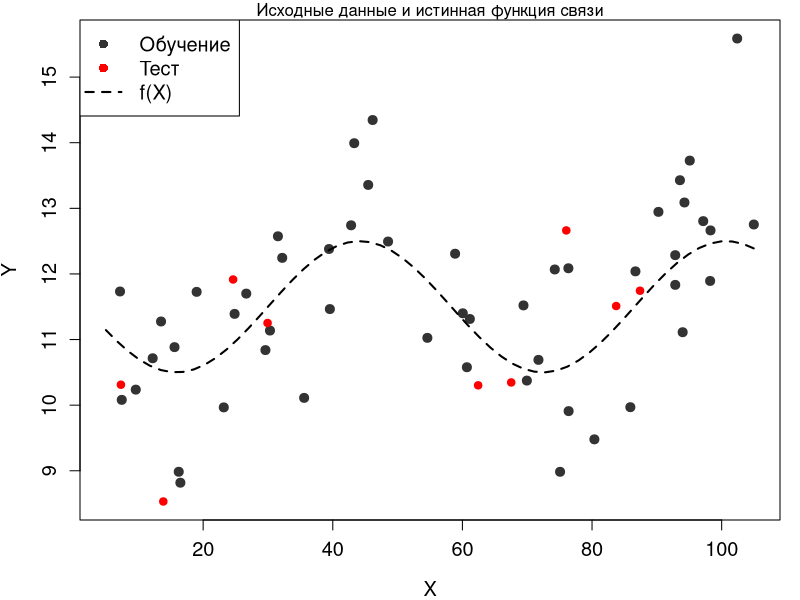
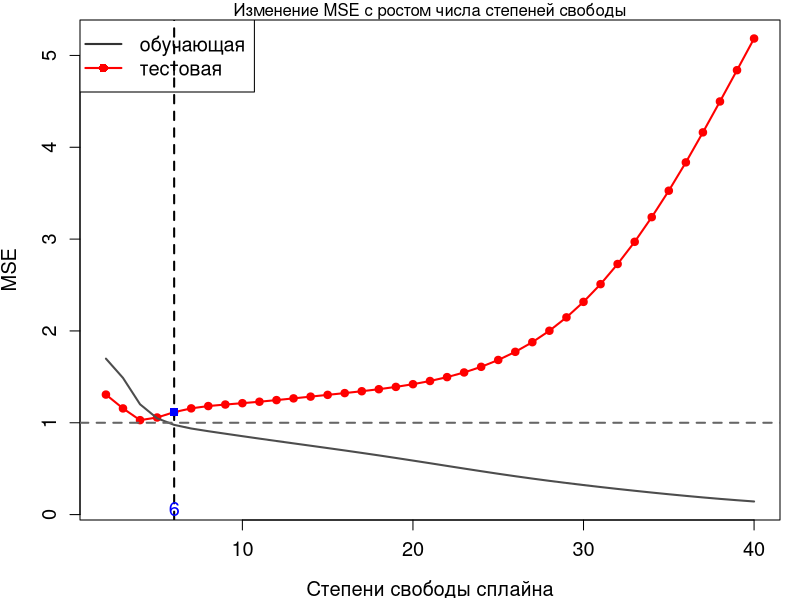
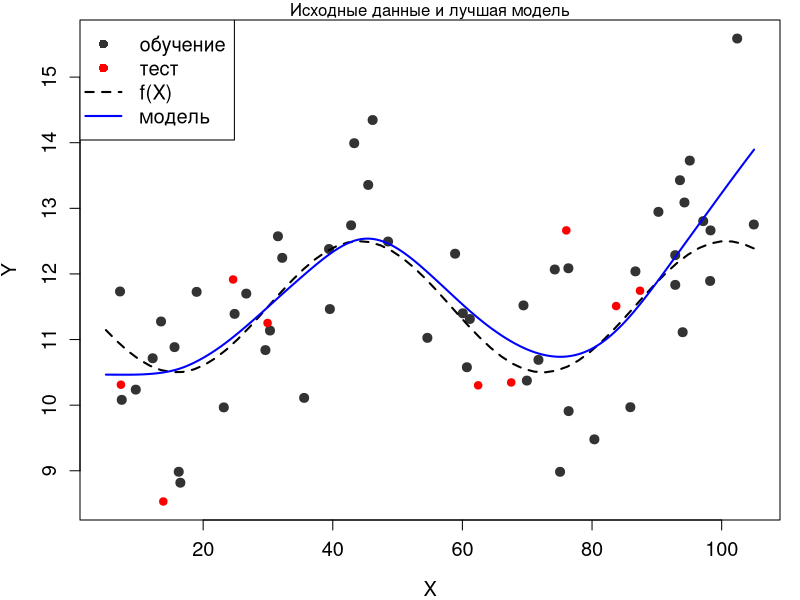
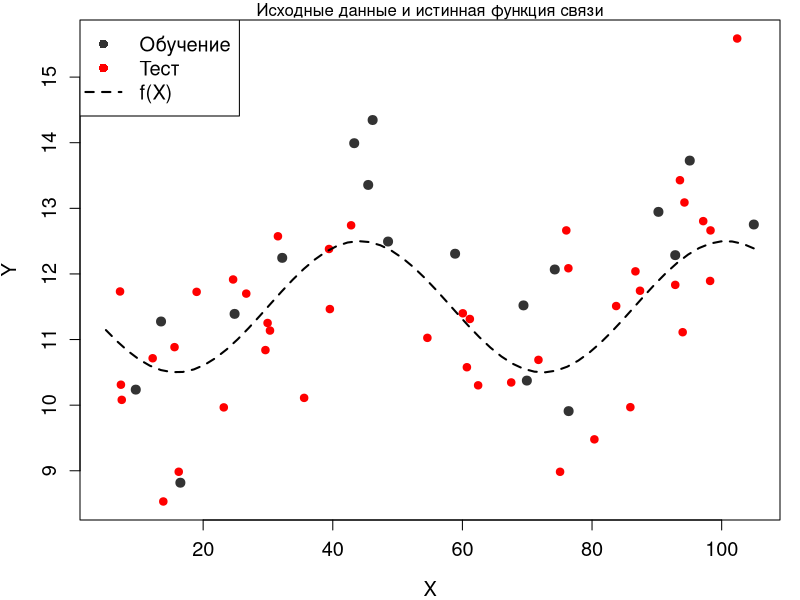
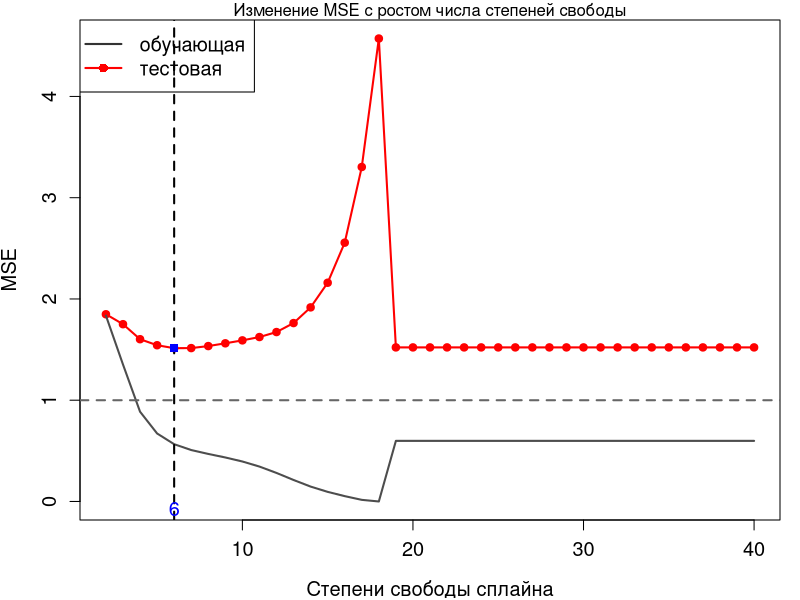
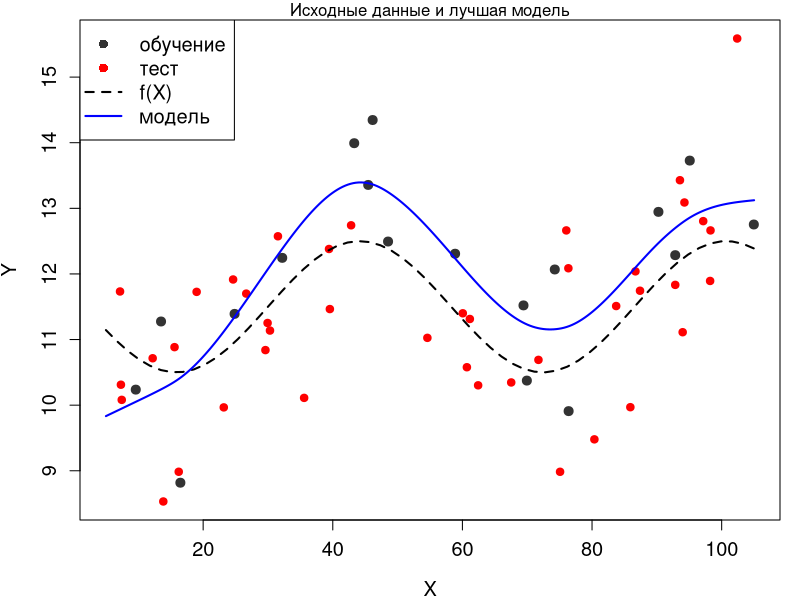
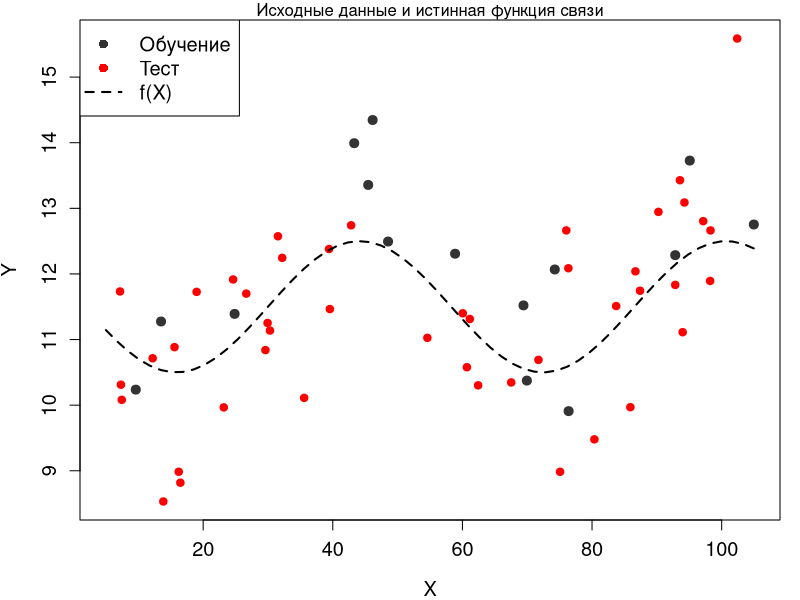
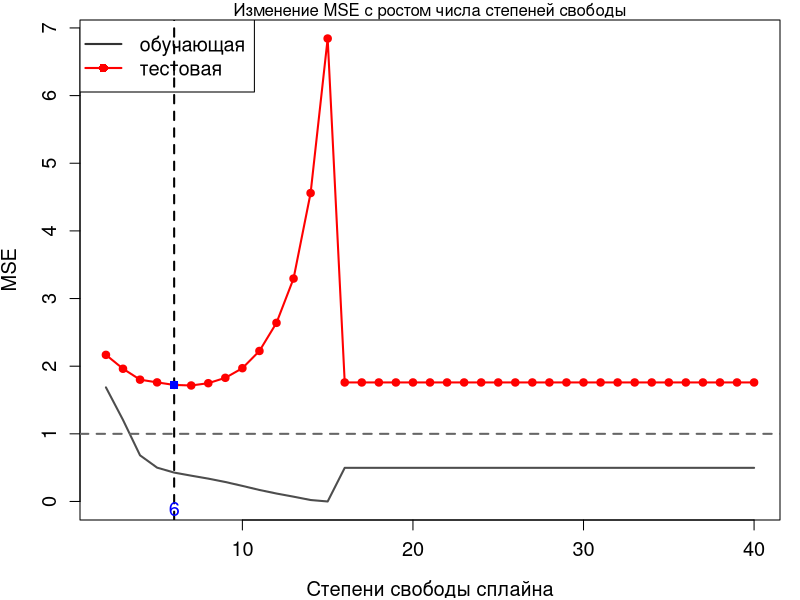

These charts were generated, in order, by the following R code:
## ---- chunk 1
knitr::opts_chunk$set(echo = TRUE)
## ---- chunk 2
# Генерируем данные

my.seed <- 1486372882 # ядро
n.all <- 60           # наблюдений всего
train.percent <- 0.85    # доля обучающей выборки
res.sd <- 1              # стандартное отклонение случайного шума
x.min <- 5               # границы изменения X: нижняя
x.max <- 105             #  и верхняя

# Фактические значения X
set.seed(my.seed)
x <- runif(x.min, x.max, n = n.all)

# Случайный шум
set.seed(my.seed)
res <- rnorm(mean = 0, sd = res.sd, n = n.all)

# Отбираем наблюдения в обучающую выборку
set.seed(my.seed)
inTrain <- sample(seq_along(x), size = train.percent*n.all)

# Истиная функция взаимосвязи
y.func <- function(x) {8 + 3.5 + sin((x - 30) / 9)}

# Для графика истинной взаимосвязи
x.line <- seq(x.min, x.max, length = n.all)
y.line <- y.func(x.line)

# Фактические значения y (с шумом)
y <- y.func(x) + res

# Создаем векторы с данными для построения графиков

# Наблюдения для обучающей выборки
x.train <- x[inTrain]
y.train <- y[inTrain]

# Наблюдения для тестовой выборки
x.test <- x[-inTrain]
y.test <- y[-inTrain]
## ---- chunk 3
# График 1:Исходные данные на график

# Убираем широкие поля рисунков
par(mar = c(4, 4, 1, 1))

# Наименьшие/наибольшие значения по осям
x.lim <- c(x.min, x.max)
y.lim <- c(min(y), max(y))

# Наблюдения с шумом (обучающая выборка)
plot(x.train, y.train,
     col = grey(0.2), bg = grey(0.2), pch = 21,
     xlab = 'X', ylab = 'Y',
     xlim = x.lim, ylim = y.lim,
     cex = 1.2, cex.lab = 1.2, cex.axis = 1.2)
# Заголовок
mtext('Исходные данные и истинная функция связи', side = 3)
# Наблюдения тестовой выборки
points(x.test, y.test, col = 'red', bg = 'red', pch = 21)
# Истинная функция
lines(x.line, y.line, lwd = 2, lty = 2)
# Легенда
legend('topleft', legend = c('Обучение', 'Тест', 'f(X)'),
       pch = c(16, 16, NA),
       col = c(grey(0.2), 'red', 'black'),
       lty = c(0, 0, 2), lwd = c(1, 1, 2), cex = 1.2)
## ---- chunk 4
# Теперь строим модели с df от 2 до 40 

# Максимальное число степеней свободы для модели сплайна
max.df <- 40

tbl <- data.frame(df = 2:max.df)   # таблица для записи ошибок
tbl$MSE.train <- 0                 # столбец: ошибки на обучающей выборке
tbl$MSE.test <- 0                  # столбец: ошибки на тестовой выборке

# цикл по степеням свободы
for (i in 2:max.df) {
    # строим модель
    mod <- smooth.spline(x = x.train, y = y.train, df = i)
    
    # модельные значения для расчёта ошибок
    y.model.train <- predict(mod, data.frame(x = x.train))$y[, 1]
    y.model.test <- predict(mod, data.frame(x = x.test))$y[, 1]
    
    # считаем средний квадрат ошибки на обучающей и тестовой выборке
    MSE <- c(sum((y.train - y.model.train)^2) / length(x.train),
             sum((y.test - y.model.test)^2) / length(x.test))
    
    # записываем ошибки в таблицу
    tbl[tbl$df == i, c('MSE.train', 'MSE.test')] <- MSE
}

# первые строки таблицы
head(tbl, 10)
## ---- chunk 5
#  График 2: Зависимость MSE от гибкости модели

plot(x = tbl$df, y = tbl$MSE.test, 
     type = 'l', col = 'red', lwd = 2,
     xlab = 'Степени свободы сплайна', ylab = 'MSE',
     ylim = c(min(tbl$MSE.train, tbl$MSE.test), 
              max(tbl$MSE.train, tbl$MSE.test)),
     cex = 1.2, cex.lab = 1.2, cex.axis = 1.2)

# заголовок
mtext('Изменение MSE с ростом числа степеней свободы', side = 3)

points(x = tbl$df, y = tbl$MSE.test,
       pch = 21, col = 'red', bg = 'red')
lines(x = tbl$df, y = tbl$MSE.train, col = grey(0.3), lwd = 2)
# неустранимая ошибка
abline(h = res.sd, lty = 2, col = grey(0.4), lwd = 2)

# легенда
legend('topleft', legend = c('обучающая', 'тестовая'),
       pch = c(NA, 16), 
       col = c(grey(0.2), 'red'),  
       lty = c(1, 1), lwd = c(2, 2), cex = 1.2)

# степени свободы у наименьшей ошибки на тестовой выборке
min.MSE.test <- min(tbl$MSE.test)
df.min.MSE.test <- tbl[tbl$MSE.test == min.MSE.test, 'df']

# компромисс между точностью и простотой модели по графику
df.my.MSE.test <- 6
my.MSE.test <- tbl[tbl$df == df.my.MSE.test, 'MSE.test']

# ставим точку на графике
abline(v = df.my.MSE.test, 
       lty = 2, lwd = 2)
points(x = df.my.MSE.test, y = my.MSE.test, 
       pch = 15, col = 'blue')
mtext(df.my.MSE.test, 
      side = 1, line = -1, at = df.my.MSE.test, col = 'blue', cex = 1.2)
## ---- chunk 6
# График 3: Лучшая модель (компромисс между гибкостью и точностью)

mod.MSE.test <- smooth.spline(x = x.train, y = y.train, df = df.my.MSE.test)

# для гладких графиков модели
x.model.plot <- seq(x.min, x.max, length = 250)
y.model.plot <- predict(mod.MSE.test, data.frame(x = x.model.plot))$y[, 1]

# убираем широкие поля рисунка
par(mar = c(4, 4, 1, 1))

# наименьшие/наибольшие значения по осям
x.lim <- c(x.min, x.max)
y.lim <- c(min(y), max(y))

# наблюдения с шумом (обучающая выборка)
plot(x.train, y.train, 
     col = grey(0.2), bg = grey(0.2), pch = 21,
     xlab = 'X', ylab = 'Y', 
     xlim = x.lim, ylim = y.lim, 
     cex = 1.2, cex.lab = 1.2, cex.axis = 1.2)

# заголовок
mtext('Исходные данные и лучшая модель', side = 3)

# наблюдения тестовой выборки
points(x.test, y.test, 
       col = 'red', bg = 'red', pch = 21)

# истинная функция
lines(x.line, y.line, 
      lwd = 2, lty = 2)

# модель
lines(x.model.plot, y.model.plot, 
      lwd = 2, col = 'blue')

# легенда
legend('topleft', legend = c('обучение', 'тест', 'f(X)', 'модель'),
       pch = c(16, 16, NA, NA), 
       col = c(grey(0.2), 'red', 'black', 'blue'),  
       lty = c(0, 0, 2, 1), lwd = c(1, 1, 2, 2), cex = 1.2)
## ---- chunk 7
# Генерируем данные

my.seed <- 1486372882 # ядро
n.all <- 60           # наблюдений всего
train.percent <- 0.3    # доля обучающей выборки
res.sd <- 1              # стандартное отклонение случайного шума
x.min <- 5               # границы изменения X: нижняя
x.max <- 105             #  и верхняя

# Фактические значения X
set.seed(my.seed)
x <- runif(x.min, x.max, n = n.all)

# Случайный шум
set.seed(my.seed)
res <- rnorm(mean = 0, sd = res.sd, n = n.all)

# Отбираем наблюдения в обучающую выборку
set.seed(my.seed)
inTrain <- sample(seq_along(x), size = train.percent*n.all)

# Истиная функция взаимосвязи
y.func <- function(x) {8 + 3.5 + sin((x - 30) / 9)}

# Для графика истинной взаимосвязи
x.line <- seq(x.min, x.max, length = n.all)
y.line <- y.func(x.line)

# Фактические значения y (с шумом)
y <- y.func(x) + res

# Создаем векторы с данными для построения графиков

# Наблюдения для обучающей выборки
x.train <- x[inTrain]
y.train <- y[inTrain]

# Наблюдения для тестовой выборки
x.test <- x[-inTrain]
y.test <- y[-inTrain]
## ---- chunk 8
# График 1:Исходные данные на график

# Убираем широкие поля рисунков
par(mar = c(4, 4, 1, 1))

# Наименьшие/наибольшие значения по осям
x.lim <- c(x.min, x.max)
y.lim <- c(min(y), max(y))

# Наблюдения с шумом (обучающая выборка)
plot(x.train, y.train,
     col = grey(0.2), bg = grey(0.2), pch = 21,
     xlab = 'X', ylab = 'Y',
     xlim = x.lim, ylim = y.lim,
     cex = 1.2, cex.lab = 1.2, cex.axis = 1.2)
# Заголовок
mtext('Исходные данные и истинная функция связи', side = 3)
# Наблюдения тестовой выборки
points(x.test, y.test, col = 'red', bg = 'red', pch = 21)
# Истинная функция
lines(x.line, y.line, lwd = 2, lty = 2)
# Легенда
legend('topleft', legend = c('Обучение', 'Тест', 'f(X)'),
       pch = c(16, 16, NA),
       col = c(grey(0.2), 'red', 'black'),
       lty = c(0, 0, 2), lwd = c(1, 1, 2), cex = 1.2)
## ---- chunk 9
# Теперь строим модели с df от 2 до 40 

# Максимальное число степеней свободы для модели сплайна
max.df <- 40

tbl <- data.frame(df = 2:max.df)   # таблица для записи ошибок
tbl$MSE.train <- 0                 # столбец: ошибки на обучающей выборке
tbl$MSE.test <- 0                  # столбец: ошибки на тестовой выборке

# цикл по степеням свободы
for (i in 2:max.df) {
    # строим модель
    mod <- smooth.spline(x = x.train, y = y.train, df = i)
    
    # модельные значения для расчёта ошибок
    y.model.train <- predict(mod, data.frame(x = x.train))$y[, 1]
    y.model.test <- predict(mod, data.frame(x = x.test))$y[, 1]
    
    # считаем средний квадрат ошибки на обучающей и тестовой выборке
    MSE <- c(sum((y.train - y.model.train)^2) / length(x.train),
             sum((y.test - y.model.test)^2) / length(x.test))
    
    # записываем ошибки в таблицу
    tbl[tbl$df == i, c('MSE.train', 'MSE.test')] <- MSE
}

# первые строки таблицы
head(tbl, 10)
## ---- chunk 10
#  График 2: Зависимость MSE от гибкости модели

plot(x = tbl$df, y = tbl$MSE.test, 
     type = 'l', col = 'red', lwd = 2,
     xlab = 'Степени свободы сплайна', ylab = 'MSE',
     ylim = c(min(tbl$MSE.train, tbl$MSE.test), 
              max(tbl$MSE.train, tbl$MSE.test)),
     cex = 1.2, cex.lab = 1.2, cex.axis = 1.2)

# заголовок
mtext('Изменение MSE с ростом числа степеней свободы', side = 3)

points(x = tbl$df, y = tbl$MSE.test,
       pch = 21, col = 'red', bg = 'red')
lines(x = tbl$df, y = tbl$MSE.train, col = grey(0.3), lwd = 2)
# неустранимая ошибка
abline(h = res.sd, lty = 2, col = grey(0.4), lwd = 2)

# легенда
legend('topleft', legend = c('обучающая', 'тестовая'),
       pch = c(NA, 16), 
       col = c(grey(0.2), 'red'),  
       lty = c(1, 1), lwd = c(2, 2), cex = 1.2)

# степени свободы у наименьшей ошибки на тестовой выборке
min.MSE.test <- min(tbl$MSE.test)
df.min.MSE.test <- tbl[tbl$MSE.test == min.MSE.test, 'df']

# компромисс между точностью и простотой модели по графику
df.my.MSE.test <- 6
my.MSE.test <- tbl[tbl$df == df.my.MSE.test, 'MSE.test']

# ставим точку на графике
abline(v = df.my.MSE.test, 
       lty = 2, lwd = 2)
points(x = df.my.MSE.test, y = my.MSE.test, 
       pch = 15, col = 'blue')
mtext(df.my.MSE.test, 
      side = 1, line = -1, at = df.my.MSE.test, col = 'blue', cex = 1.2)
## ---- chunk 11
# График 3: Лучшая модель (компромисс между гибкостью и точностью)

mod.MSE.test <- smooth.spline(x = x.train, y = y.train, df = df.my.MSE.test)

# для гладких графиков модели
x.model.plot <- seq(x.min, x.max, length = 250)
y.model.plot <- predict(mod.MSE.test, data.frame(x = x.model.plot))$y[, 1]

# убираем широкие поля рисунка
par(mar = c(4, 4, 1, 1))

# наименьшие/наибольшие значения по осям
x.lim <- c(x.min, x.max)
y.lim <- c(min(y), max(y))

# наблюдения с шумом (обучающая выборка)
plot(x.train, y.train, 
     col = grey(0.2), bg = grey(0.2), pch = 21,
     xlab = 'X', ylab = 'Y', 
     xlim = x.lim, ylim = y.lim, 
     cex = 1.2, cex.lab = 1.2, cex.axis = 1.2)

# заголовок
mtext('Исходные данные и лучшая модель', side = 3)

# наблюдения тестовой выборки
points(x.test, y.test, 
       col = 'red', bg = 'red', pch = 21)

# истинная функция
lines(x.line, y.line, 
      lwd = 2, lty = 2)

# модель
lines(x.model.plot, y.model.plot, 
      lwd = 2, col = 'blue')

# легенда
legend('topleft', legend = c('обучение', 'тест', 'f(X)', 'модель'),
       pch = c(16, 16, NA, NA), 
       col = c(grey(0.2), 'red', 'black', 'blue'),  
       lty = c(0, 0, 2, 1), lwd = c(1, 1, 2, 2), cex = 1.2)
## ---- chunk 12
# Генерируем данные

my.seed <- 1486372882 # ядро
n.all <- 60           # наблюдений всего
train.percent <- 0.25    # доля обучающей выборки
res.sd <- 1              # стандартное отклонение случайного шума
x.min <- 5               # границы изменения X: нижняя
x.max <- 105             #  и верхняя

# Фактические значения X
set.seed(my.seed)
x <- runif(x.min, x.max, n = n.all)

# Случайный шум
set.seed(my.seed)
res <- rnorm(mean = 0, sd = res.sd, n = n.all)

# Отбираем наблюдения в обучающую выборку
set.seed(my.seed)
inTrain <- sample(seq_along(x), size = train.percent*n.all)

# Истиная функция взаимосвязи
y.func <- function(x) {8 + 3.5 + sin((x - 30) / 9)}

# Для графика истинной взаимосвязи
x.line <- seq(x.min, x.max, length = n.all)
y.line <- y.func(x.line)

# Фактические значения y (с шумом)
y <- y.func(x) + res

# Создаем векторы с данными для построения графиков

# Наблюдения для обучающей выборки
x.train <- x[inTrain]
y.train <- y[inTrain]

# Наблюдения для тестовой выборки
x.test <- x[-inTrain]
y.test <- y[-inTrain]
## ---- chunk 13
# График 1:Исходные данные на график

# Убираем широкие поля рисунков
par(mar = c(4, 4, 1, 1))

# Наименьшие/наибольшие значения по осям
x.lim <- c(x.min, x.max)
y.lim <- c(min(y), max(y))

# Наблюдения с шумом (обучающая выборка)
plot(x.train, y.train,
     col = grey(0.2), bg = grey(0.2), pch = 21,
     xlab = 'X', ylab = 'Y',
     xlim = x.lim, ylim = y.lim,
     cex = 1.2, cex.lab = 1.2, cex.axis = 1.2)
# Заголовок
mtext('Исходные данные и истинная функция связи', side = 3)
# Наблюдения тестовой выборки
points(x.test, y.test, col = 'red', bg = 'red', pch = 21)
# Истинная функция
lines(x.line, y.line, lwd = 2, lty = 2)
# Легенда
legend('topleft', legend = c('Обучение', 'Тест', 'f(X)'),
       pch = c(16, 16, NA),
       col = c(grey(0.2), 'red', 'black'),
       lty = c(0, 0, 2), lwd = c(1, 1, 2), cex = 1.2)
## ---- chunk 14
# Теперь строим модели с df от 2 до 40 

# Максимальное число степеней свободы для модели сплайна
max.df <- 40

tbl <- data.frame(df = 2:max.df)   # таблица для записи ошибок
tbl$MSE.train <- 0                 # столбец: ошибки на обучающей выборке
tbl$MSE.test <- 0                  # столбец: ошибки на тестовой выборке

# цикл по степеням свободы
for (i in 2:max.df) {
    # строим модель
    mod <- smooth.spline(x = x.train, y = y.train, df = i)
    
    # модельные значения для расчёта ошибок
    y.model.train <- predict(mod, data.frame(x = x.train))$y[, 1]
    y.model.test <- predict(mod, data.frame(x = x.test))$y[, 1]
    
    # считаем средний квадрат ошибки на обучающей и тестовой выборке
    MSE <- c(sum((y.train - y.model.train)^2) / length(x.train),
             sum((y.test - y.model.test)^2) / length(x.test))
    
    # записываем ошибки в таблицу
    tbl[tbl$df == i, c('MSE.train', 'MSE.test')] <- MSE
}

# первые строки таблицы
head(tbl, 10)
## ---- chunk 15
#  График 2: Зависимость MSE от гибкости модели

plot(x = tbl$df, y = tbl$MSE.test, 
     type = 'l', col = 'red', lwd = 2,
     xlab = 'Степени свободы сплайна', ylab = 'MSE',
     ylim = c(min(tbl$MSE.train, tbl$MSE.test), 
              max(tbl$MSE.train, tbl$MSE.test)),
     cex = 1.2, cex.lab = 1.2, cex.axis = 1.2)

# заголовок
mtext('Изменение MSE с ростом числа степеней свободы', side = 3)

points(x = tbl$df, y = tbl$MSE.test,
       pch = 21, col = 'red', bg = 'red')
lines(x = tbl$df, y = tbl$MSE.train, col = grey(0.3), lwd = 2)
# неустранимая ошибка
abline(h = res.sd, lty = 2, col = grey(0.4), lwd = 2)

# легенда
legend('topleft', legend = c('обучающая', 'тестовая'),
       pch = c(NA, 16), 
       col = c(grey(0.2), 'red'),  
       lty = c(1, 1), lwd = c(2, 2), cex = 1.2)

# степени свободы у наименьшей ошибки на тестовой выборке
min.MSE.test <- min(tbl$MSE.test)
df.min.MSE.test <- tbl[tbl$MSE.test == min.MSE.test, 'df']

# компромисс между точностью и простотой модели по графику
df.my.MSE.test <- 6
my.MSE.test <- tbl[tbl$df == df.my.MSE.test, 'MSE.test']

# ставим точку на графике
abline(v = df.my.MSE.test, 
       lty = 2, lwd = 2)
points(x = df.my.MSE.test, y = my.MSE.test, 
       pch = 15, col = 'blue')
mtext(df.my.MSE.test, 
      side = 1, line = -1, at = df.my.MSE.test, col = 'blue', cex = 1.2)
## ---- chunk 16
# График 3: Лучшая модель (компромисс между гибкостью и точностью)

mod.MSE.test <- smooth.spline(x = x.train, y = y.train, df = df.my.MSE.test)

# для гладких графиков модели
x.model.plot <- seq(x.min, x.max, length = 250)
y.model.plot <- predict(mod.MSE.test, data.frame(x = x.model.plot))$y[, 1]

# убираем широкие поля рисунка
par(mar = c(4, 4, 1, 1))

# наименьшие/наибольшие значения по осям
x.lim <- c(x.min, x.max)
y.lim <- c(min(y), max(y))

# наблюдения с шумом (обучающая выборка)
plot(x.train, y.train, 
     col = grey(0.2), bg = grey(0.2), pch = 21,
     xlab = 'X', ylab = 'Y', 
     xlim = x.lim, ylim = y.lim, 
     cex = 1.2, cex.lab = 1.2, cex.axis = 1.2)

# заголовок
mtext('Исходные данные и лучшая модель', side = 3)

# наблюдения тестовой выборки
points(x.test, y.test, 
       col = 'red', bg = 'red', pch = 21)

# истинная функция
lines(x.line, y.line, 
      lwd = 2, lty = 2)

# модель
lines(x.model.plot, y.model.plot, 
      lwd = 2, col = 'blue')

# легенда
legend('topleft', legend = c('обучение', 'тест', 'f(X)', 'модель'),
       pch = c(16, 16, NA, NA), 
       col = c(grey(0.2), 'red', 'black', 'blue'),  
       lty = c(0, 0, 2, 1), lwd = c(1, 1, 2, 2), cex = 1.2)
## ---- chunk 17
# Генерируем данные

my.seed <- 1486372882 # ядро
n.all <- 60           # наблюдений всего
train.percent <- 0.2    # доля обучающей выборки
res.sd <- 1              # стандартное отклонение случайного шума
x.min <- 5               # границы изменения X: нижняя
x.max <- 105             #  и верхняя

# Фактические значения X
set.seed(my.seed)
x <- runif(x.min, x.max, n = n.all)

# Случайный шум
set.seed(my.seed)
res <- rnorm(mean = 0, sd = res.sd, n = n.all)

# Отбираем наблюдения в обучающую выборку
set.seed(my.seed)
inTrain <- sample(seq_along(x), size = train.percent*n.all)

# Истиная функция взаимосвязи
y.func <- function(x) {8 + 3.5 + sin((x - 30) / 9)}

# Для графика истинной взаимосвязи
x.line <- seq(x.min, x.max, length = n.all)
y.line <- y.func(x.line)

# Фактические значения y (с шумом)
y <- y.func(x) + res

# Создаем векторы с данными для построения графиков

# Наблюдения для обучающей выборки
x.train <- x[inTrain]
y.train <- y[inTrain]

# Наблюдения для тестовой выборки
x.test <- x[-inTrain]
y.test <- y[-inTrain]
## ---- chunk 18
# График 1:Исходные данные на график

# Убираем широкие поля рисунков
par(mar = c(4, 4, 1, 1))

# Наименьшие/наибольшие значения по осям
x.lim <- c(x.min, x.max)
y.lim <- c(min(y), max(y))

# Наблюдения с шумом (обучающая выборка)
plot(x.train, y.train,
     col = grey(0.2), bg = grey(0.2), pch = 21,
     xlab = 'X', ylab = 'Y',
     xlim = x.lim, ylim = y.lim,
     cex = 1.2, cex.lab = 1.2, cex.axis = 1.2)
# Заголовок
mtext('Исходные данные и истинная функция связи', side = 3)
# Наблюдения тестовой выборки
points(x.test, y.test, col = 'red', bg = 'red', pch = 21)
# Истинная функция
lines(x.line, y.line, lwd = 2, lty = 2)
# Легенда
legend('topleft', legend = c('Обучение', 'Тест', 'f(X)'),
       pch = c(16, 16, NA),
       col = c(grey(0.2), 'red', 'black'),
       lty = c(0, 0, 2), lwd = c(1, 1, 2), cex = 1.2)
## ---- chunk 19
# Теперь строим модели с df от 2 до 40 

# Максимальное число степеней свободы для модели сплайна
max.df <- 40

tbl <- data.frame(df = 2:max.df)   # таблица для записи ошибок
tbl$MSE.train <- 0                 # столбец: ошибки на обучающей выборке
tbl$MSE.test <- 0                  # столбец: ошибки на тестовой выборке

# цикл по степеням свободы
for (i in 2:max.df) {
    # строим модель
    mod <- smooth.spline(x = x.train, y = y.train, df = i)
    
    # модельные значения для расчёта ошибок
    y.model.train <- predict(mod, data.frame(x = x.train))$y[, 1]
    y.model.test <- predict(mod, data.frame(x = x.test))$y[, 1]
    
    # считаем средний квадрат ошибки на обучающей и тестовой выборке
    MSE <- c(sum((y.train - y.model.train)^2) / length(x.train),
             sum((y.test - y.model.test)^2) / length(x.test))
    
    # записываем ошибки в таблицу
    tbl[tbl$df == i, c('MSE.train', 'MSE.test')] <- MSE
}

# первые строки таблицы
head(tbl, 10)
## ---- chunk 20
#  График 2: Зависимость MSE от гибкости модели

plot(x = tbl$df, y = tbl$MSE.test, 
     type = 'l', col = 'red', lwd = 2,
     xlab = 'Степени свободы сплайна', ylab = 'MSE',
     ylim = c(min(tbl$MSE.train, tbl$MSE.test), 
              max(tbl$MSE.train, tbl$MSE.test)),
     cex = 1.2, cex.lab = 1.2, cex.axis = 1.2)

# заголовок
mtext('Изменение MSE с ростом числа степеней свободы', side = 3)

points(x = tbl$df, y = tbl$MSE.test,
       pch = 21, col = 'red', bg = 'red')
lines(x = tbl$df, y = tbl$MSE.train, col = grey(0.3), lwd = 2)
# неустранимая ошибка
abline(h = res.sd, lty = 2, col = grey(0.4), lwd = 2)

# легенда
legend('topleft', legend = c('обучающая', 'тестовая'),
       pch = c(NA, 16), 
       col = c(grey(0.2), 'red'),  
       lty = c(1, 1), lwd = c(2, 2), cex = 1.2)

# степени свободы у наименьшей ошибки на тестовой выборке
min.MSE.test <- min(tbl$MSE.test)
df.min.MSE.test <- tbl[tbl$MSE.test == min.MSE.test, 'df']

# компромисс между точностью и простотой модели по графику
df.my.MSE.test <- 6
my.MSE.test <- tbl[tbl$df == df.my.MSE.test, 'MSE.test']

# ставим точку на графике
abline(v = df.my.MSE.test, 
       lty = 2, lwd = 2)
points(x = df.my.MSE.test, y = my.MSE.test, 
       pch = 15, col = 'blue')
mtext(df.my.MSE.test, 
      side = 1, line = -1, at = df.my.MSE.test, col = 'blue', cex = 1.2)
## ---- chunk 21
# График 3: Лучшая модель (компромисс между гибкостью и точностью)

mod.MSE.test <- smooth.spline(x = x.train, y = y.train, df = df.my.MSE.test)

# для гладких графиков модели
x.model.plot <- seq(x.min, x.max, length = 250)
y.model.plot <- predict(mod.MSE.test, data.frame(x = x.model.plot))$y[, 1]

# убираем широкие поля рисунка
par(mar = c(4, 4, 1, 1))

# наименьшие/наибольшие значения по осям
x.lim <- c(x.min, x.max)
y.lim <- c(min(y), max(y))

# наблюдения с шумом (обучающая выборка)
plot(x.train, y.train, 
     col = grey(0.2), bg = grey(0.2), pch = 21,
     xlab = 'X', ylab = 'Y', 
     xlim = x.lim, ylim = y.lim, 
     cex = 1.2, cex.lab = 1.2, cex.axis = 1.2)

# заголовок
mtext('Исходные данные и лучшая модель', side = 3)

# наблюдения тестовой выборки
points(x.test, y.test, 
       col = 'red', bg = 'red', pch = 21)

# истинная функция
lines(x.line, y.line, 
      lwd = 2, lty = 2)

# модель
lines(x.model.plot, y.model.plot, 
      lwd = 2, col = 'blue')

# легенда
legend('topleft', legend = c('обучение', 'тест', 'f(X)', 'модель'),
       pch = c(16, 16, NA, NA), 
       col = c(grey(0.2), 'red', 'black', 'blue'),  
       lty = c(0, 0, 2, 1), lwd = c(1, 1, 2, 2), cex = 1.2)
